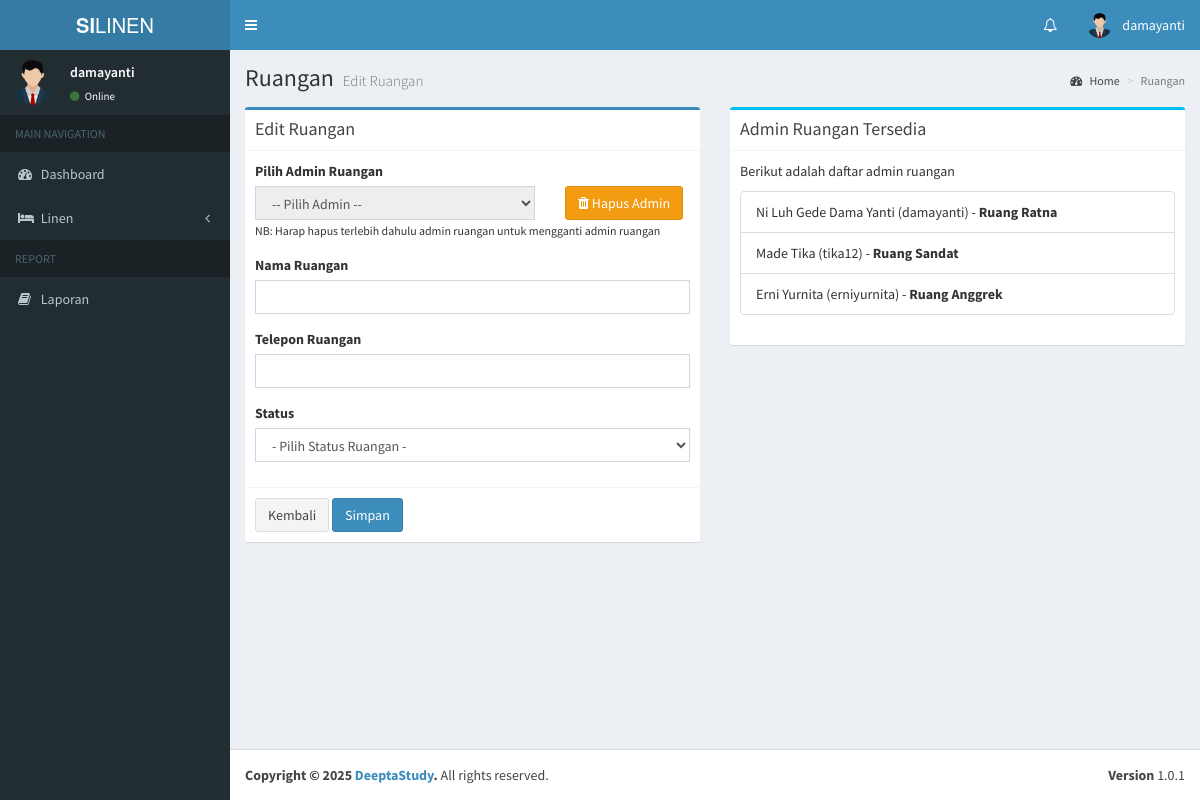
Screenshot of /admin/edit_ruangan.php (signed in) with the database file from the repository.
### tables this page shows
CREATE TABLE `users` (
  `id` int(11) NOT NULL,
  `nama` varchar(100) NOT NULL,
  `username` varchar(100) NOT NULL,
  `email` varchar(100) NOT NULL,
  `password` varchar(100) NOT NULL,
  `hak_akses` varchar(25) NOT NULL,
  `status` int(11) NOT NULL,
  `status_ruangan` int(11) DEFAULT NULL
);

CREATE TABLE `ruangan` (
  `id` int(11) NOT NULL,
  `id_user` int(11) DEFAULT NULL,
  `nama_ruangan` varchar(199) NOT NULL,
  `telp_ruangan` varchar(15) NOT NULL,
  `status` int(11) NOT NULL
);

### admin/edit_ruangan.php (the view, shortened to what this page needs)
<?php
    include '../koneksi.php';
    $pageTitle = "Ruangan";
    $pageDesc = "Edit Ruangan";
    $id_ruangan = isset($_GET['id']) ? $_GET['id'] : '';
    $row = [];
?>
<section class="content">
    <div class="row">
        <div class="col-md-12">
        </div>
        <div class="col-md-6">
            <div class="box box-primary">
                <div class="box-header with-border">
                    <h3 class="box-title">Edit Ruangan <b><?= $row['nama_ruangan']; ?></b></h3>
                </div>
                <form role="form" action="proses_ruangan.php" method="POST">
                    <div class="box-body">
                        <div class="form-group">
                            <div class="row align-items-end">
                                <div class="col-md-8">
                                    <label>Pilih Admin Ruangan</label>
                                    <select name="id_user" class="form-control" disabled>
                                        <option value="">-- Pilih Admin --</option>
                                    </select>
                                </div>
                                <div class="col-md-4">
                                    <label style="visibility: hidden;">Tombol Hapus</label><br>
                                    <a href="proses_ruangan.php?hapus_admin_ruangan=<?= $id_ruangan; ?>" class="btn btn-warning"
                                    onclick="return confirm('Apakah anda yakin ingin menghapus Admin ruangan ini?');"><i class="fa fa-trash"></i> Hapus Admin</a>
                                </div>
                            </div>
                            <small>NB: Harap hapus terlebih dahulu admin ruangan untuk mengganti admin ruangan</small>
                        </div>
                        <div class="form-group">
                            <label>Nama Ruangan</label>
                            <input type="text" class="form-control" name="nama_ruangan" value="<?= $row['nama_ruangan']; ?>">
                        </div>
                        <div class="form-group">
                            <label>Telepon Ruangan</label>
                            <input type="text" class="form-control" name="telp_ruangan" value="<?= $row['telp_ruangan']; ?>">
                        </div>
                        <div class="form-group">
                            <label>Status</label>
                            <select name="status" class="form-control" value="<?= $row['status']; ?>">
                                <option value="">- Pilih Status Ruangan -</option>
                            </select>
                        </div>
                    </div>
                    <div class="box-footer">
                        <a href="data_ruangan.php" class="btn btn-default">Kembali</a>
                        <button type="submit" name="submit" class="btn btn-primary" onclick="simpanBtn(this);">Simpan</button>
                    </div>
                </form>
            </div>
        </div>
        <div class="col-md-6">
            <div class="box box-info">
                <div class="box-header with-border">
                    <h3 class="box-title">Admin Ruangan Tersedia</h3>
                </div>
                <div class="box-body">
                    <p>Berikut adalah daftar admin ruangan</p>
                    <ul class="list-group">
                        <?php
                        $query_admin_list = mysqli_query($koneksi, "SELECT
                            r.*,
                            u.*
                        FROM ruangan r
                        LEFT JOIN users u ON r.id_user = u.id
                        WHERE u.hak_akses = 'admin_ruangan'");
                        if(mysqli_num_rows($query_admin_list) > 0) {
                            while($admin = mysqli_fetch_assoc($query_admin_list)) {
                                echo '<li class="list-group-item">'.$admin['nama'].' ('.$admin['username'].') - <b>Ruang '.$admin['nama_ruangan'].'</b></li>';
                            }
                        } else {
                            echo '<li class="list-group-item">Tidak ada admin ruangan yang tersedia</li>';
                        }
                        ?>
                    </ul>
                </div>
            </div>
        </div>
    </div>
</section>
<?php
$content = ob_get_clean();
include __DIR__ . '/../layouts/header.php';
echo $content;
include __DIR__ . '/../layouts/footer.php';
?>

### layouts/header.php (shortened to what this page needs)
<?php
include '../koneksi.php';
$username = $_SESSION['username'];
$query = mysqli_query($koneksi, "SELECT * FROM users WHERE username = '$username'");
$row = mysqli_fetch_assoc($query);
?>
<!DOCTYPE html>
<html>
<head>
    <link rel="stylesheet" href="../assets/bootstrap/css/bootstrap.min.css">
    <link rel="stylesheet" href="https://maxcdn.bootstrapcdn.com/font-awesome/4.4.0/css/font-awesome.min.css">
    <link rel="stylesheet" href="https://code.ionicframework.com/ionicons/2.0.1/css/ionicons.min.css">
    <link rel="stylesheet" href="../assets/dist/css/AdminLTE.min.css">
    <link rel="stylesheet" href="../assets/dist/css/skins/_all-skins.min.css">
    <link rel="stylesheet" href="../assets/plugins/iCheck/flat/blue.css">
    <link rel="stylesheet" href="../assets/plugins/morris/morris.css">
    <link rel="stylesheet" href="../assets/plugins/jvectormap/jquery-jvectormap-1.2.2.css">
</head>
<body class="hold-transition skin-blue sidebar-mini">
    <div class="wrapper">
        <header class="main-header">
            <a href="#" class="logo">
                <span class="logo-lg"><b>SI</b>LINEN</span>
            </a>
            <nav class="navbar navbar-static-top" role="navigation">
                <a href="#" class="sidebar-toggle" data-toggle="offcanvas" role="button">
                </a>
                <div class="navbar-custom-menu">
                    <ul class="nav navbar-nav">
                        <li class="dropdown notifications-menu">
                            <a href="#" class="dropdown-toggle" data-toggle="dropdown">
                                <i class="fa fa-bell-o"></i>
                            </a>
                        </li>
                        <li class="dropdown user user-menu">
                            <a href="#" class="dropdown-toggle" data-toggle="dropdown">
                                <img src="../assets/images/avatar.png" class="user-image" alt="User Image">
                                <span class="hidden-xs"><?= $row['username']; ?></span>
                            </a>
                        </li>
                    </ul>
                </div>
            </nav>
        </header>
        <div class="content-wrapper">
            <section class="content-header">
                <h1>
                    <?php echo isset($pageTitle) ? $pageTitle : 'Dashboard'; ?>
                    <small><?php echo isset($pageDesc) ? $pageDesc : 'Control Panel'; ?></small>
                </h1>
                <ol class="breadcrumb">
                    <li><a href="#"><i class="fa fa-dashboard"></i> Home</a></li>
                    <li class="active"><?php echo isset($pageTitle) ? $pageTitle : 'Dashboard'; ?></li>
                </ol>
            </section>
            <?php include __DIR__ . '/navigation.php'; ?>

### layouts/navigation.php (shortened to what this page needs)
<aside class="main-sidebar">
    <section class="sidebar">
        <div class="user-panel">
            <div class="pull-left image">
                <img src="../assets/images/avatar.png" class="img-circle" alt="User Image">
            </div>
            <div class="pull-left info">
                <p><?= $row['username']; ?></p>
                <a href="#"><i class="fa fa-circle text-success"></i> Online</a>
            </div>
        </div>
        <?php
            if ($row['hak_akses'] == 'admin') {
        ?>
        <ul class="sidebar-menu">
            <li class="header">MAIN NAVIGATION</li>
            <li class="<?= $_SESSION['active_menu'] == 'dashboard' ? 'active' : '' ?>">
                <a href="../admin/">
                    <i class="fa fa-dashboard"></i> <span>Dashboard</span>
                </a>
            </li>
            <li class="treeview <?= $_SESSION['active_menu'] == 'pengguna' ? 'active' : '' ?>">
                <a href="#">
                    <i class="fa fa-users"></i> <span>Pengguna</span>
                    <i class="fa fa-angle-left pull-right"></i>
                </a>
                <ul class="treeview-menu">
                    <li><a href="../admin/tambah_pengguna.php"><i class="fa fa-plus"></i> Tambah Pengguna Baru</a></li>
                    <li><a href="../admin/data_pengguna.php"><i class="fa fa-arrow-circle-right"></i> Data Pengguna</a></li>
                </ul>
            </li>
            <li class="<?= $_SESSION['active_menu'] == 'ruangan' ? 'active' : '' ?>">
                <a href="../admin/data_ruangan.php">
                    <i class="fa fa-building"></i> <span>Ruangan</span>
                </a>
            </li>
            <li class="<?= $_SESSION['active_menu'] == 'linen' ? 'active' : '' ?>">
                <a href="../admin/data_linen.php">
                    <i class="fa fa-bed"></i> <span>Data Linen</span>
                </a>
            </li>
            <li class="<?= $_SESSION['active_menu'] == 'linen_ruangan' ? 'active' : '' ?>">
                <a href="../admin/linen_ruangan.php">
                    <i class="fa fa-bed"></i> <span>Linen Ruangan</span>
                </a>
            </li>
            <li class="treeview <?= $_SESSION['active_menu'] == 'distribusi' ? 'active' : '' ?>">
                <a href="#">
                    <i class="fa fa-tint"></i> <span>Distribusi</span>
                    <i class="fa fa-angle-left pull-right"></i>
                </a>
                <ul class="treeview-menu">
                    <li><a href="../admin/data_pengajuan.php"><i class="fa fa-paper-plane"></i> Pengajuan Linen</a></li>
                    <li><a href="../admin/data_pencucian.php"><i class="fa fa-tint"></i> Permohonan Pencucian</a></li>
                    <!-- <li><a href="../admin/linen_bersih.php"><i class="fa fa-check-circle"></i> Linen Bersih</a></li>
                    <li><a href="../admin/linen_kotor.php"><i class="fa fa-exclamation-circle"></i> Linen Kotor</a></li> -->
                </ul>
            </li>
            <li class="header">REPORT</li>
            <li><a href="#"><i class="fa fa-book"></i> <span>Laporan</span></a></li>
        </ul>
        <?php
            }else if($row['hak_akses'] == 'admin_ruangan'){
        ?>
        <ul class="sidebar-menu">
            <li class="header">MAIN NAVIGATION</li>
            <li class="<?= $_SESSION['active_menu'] == 'dashboard' ? 'active' : '' ?>">
                <a href="../admin_ruangan/">
                    <i class="fa fa-dashboard"></i> <span>Dashboard</span>
                </a>
            </li>
            <li class="treeview <?= $_SESSION['active_menu'] == 'linen' ? 'active' : '' ?>">
                <a href="#">
                    <i class="fa fa-bed"></i> <span>Linen</span>
                    <i class="fa fa-angle-left pull-right"></i>
                </a>
            </li>
            <li class="header">REPORT</li>
            <li><a href="#"><i class="fa fa-book"></i> <span>Laporan</span></a></li>
        </ul>
        <?php
            }else if($row['hak_akses'] == 'petugas_laundry'){
        ?>
        <?php
            }else if($row['hak_akses'] == 'kepala_penanggung_jawab'){
        ?>
        <?php
            }
        ?>
    </section>
</aside>

### rows the page displays
users: username "damayanti"
ruangan: id_user.nama "Ni Luh Gede Dama Yanti", id_user.username "damayanti", nama_ruangan "Ratna"
ruangan: id_user.nama "Made Tika", id_user.username "tika12", nama_ruangan "Sandat"
ruangan: id_user.nama "Erni Yurnita", id_user.username "erniyurnita", nama_ruangan "Anggrek"

### other values shown
$pageTitle "Ruangan"
$pageDesc "Edit Ruangan"
